Frame 1 (no input): blank canvas, image omitted
Frame 60 (no input): blank canvas, image omitted
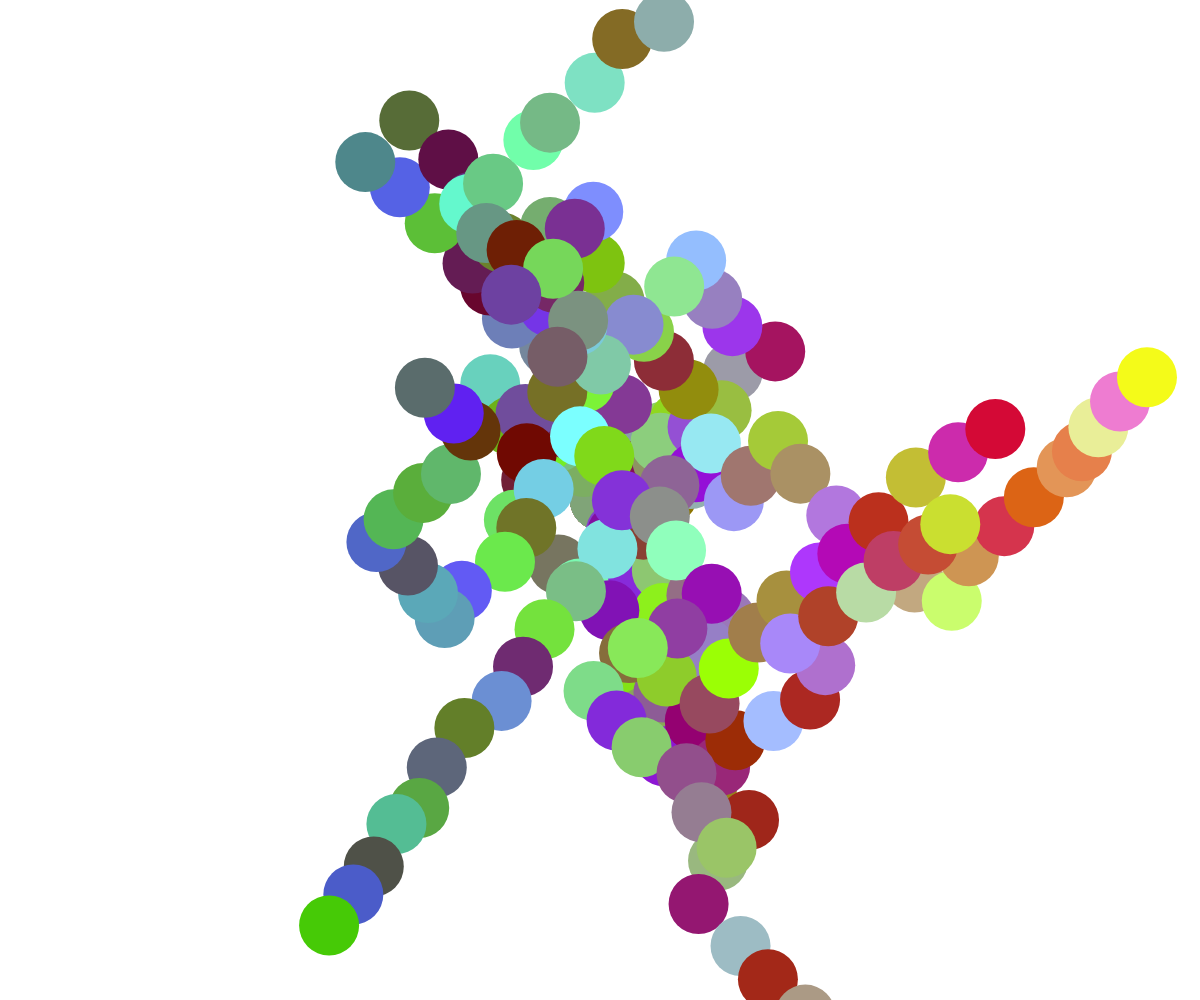
Frame 120 (the mouse pressed at the canvas centre since frame 60)

The p5.js sketch whose frames 1 and 60 were blank and that drew this single picture after the mouse press (run headless with seeded random() and noise() and a simulated clock; from frame 60 on, the mouse is pressed at the canvas centre):

// p5.js sketch
// ── sketch.js
var circleSize;
var tendrils = [];
var tendrilsPerMonster = 10;
var tendrilLength = 20;

function setup() {
  createCanvas(windowWidth, windowHeight);
  circleSize = windowWidth/20;
  noStroke();
}

function draw() {
  if(tendrils.length > 1){
    for(var i = 0; i < tendrils.length; i++){
    	var monster = tendrils.shift();
  		monster.draw();
    	if(monster.i > 0){
    		tendrils.push(monster);
    	}
    }
  }
}

function mousePressed(){
  for(var i = 0; i < tendrilsPerMonster; i++){
		tendrils.push(new Tendril());  
  }
}

function Tendril(){
  this.x = mouseX;
  this.y = mouseY;
  this.i = tendrilLength;
  this.dirX = round(random()) * 2 - 1;
  this.dirY = round(random()) * 2 - 1;
  this.draw = function(){
    fill(map(this.x, 0, windowWidth, 0, 255), random(0,255), random(0,255));
  	ellipse(this.x, this.y, circleSize, circleSize);
    this.x = this.x + random(circleSize/4 ,circleSize/4 * 3) * this.dirX;
 	  this.y = this.y + random(circleSize/4 ,circleSize/4 * 3) * this.dirY;
    this.i--;
    this.dirX = changeSign(this.dirX);
  	this.dirY = changeSign(this.dirY);
  }
}

function changeSign(num){
	if(random() > 0.9){
  	return num * -1;  
  } else {
    return num;
  }
}
